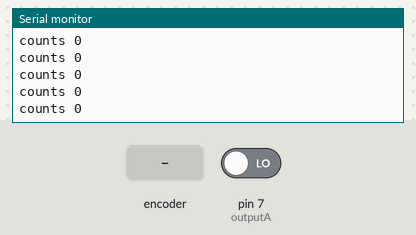
Bench run of a sketch on a simulated Arduino Uno, built with avr-gcc and run on an emulated ATmega328P. On the bench: the last lines printed to the serial monitor. Inputs (shaded band) come from the test bench; at power-on: pin 7 (outputA) LOW.

Above: at 1.2 s.
1.3 s: rotary encoder on pin 7 (outputA) / pin 6 (outputB) turned 1 step (first pin leading)
At 2.2 s:
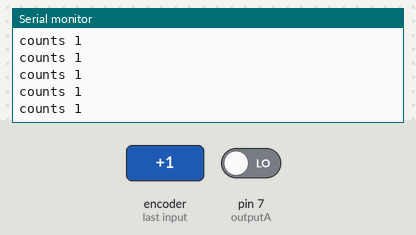
4.5 s: rotary encoder on pin 7 (outputA) / pin 6 (outputB) turned 1 step (first pin leading)
At 5.5 s:
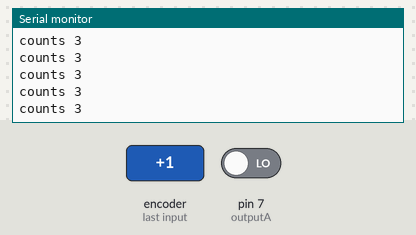
Timing chart, 0 to 7.5 s (numbered marks = the images above; inputs shaded):
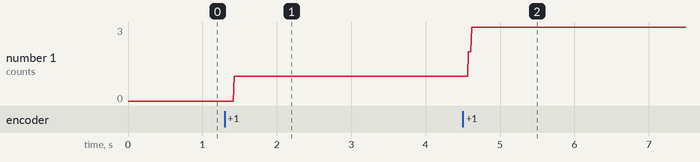

The sketch:

encTest.ino
```cpp
const int outputA = 7;
const int outputB = 6;
int tick_A = 0;
int tick_B = 0;

int count = 0;
int tick_last = 0;

unsigned long time = 0;
unsigned long time_last = 0;

int vel;

void setup() {
  Serial.begin(9600);
  pinMode(outputA, INPUT);
  pinMode(outputB, INPUT);
}

void loop(){
  tick_A = digitalRead(outputA);
  /*tick_B = digitalRead(outputB);
  Serial.print("tick_A ");
  Serial.println(tick_A);
  Serial.print("tick_B ");
  Serial.println(tick_B);*/

  if(tick_A != tick_last) {
    count++;
    tick_last = tick_A;

    time = millis() - time_last;
    time_last = time;

    vel = 300 / time;
  }

  Serial.print("counts ");
  Serial.println(count);
}
```

Measured:
- after the input at 1.3 s, the serial monitor: prints a new line after 0.13 s (image 1)
- after the input at 4.5 s, the serial monitor: prints a new line after 0.08 s (image 2)
- plotted number 1: 0 → 1 after the input at 1.3 s, 1 → 3 after the input at 4.5 s
